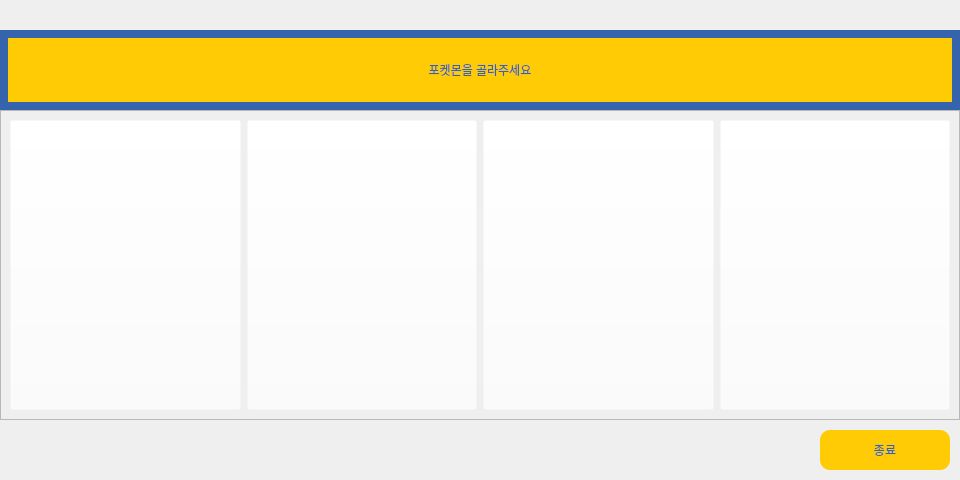
<?xml version="1.0" encoding="UTF-8"?>
<ui version="4.0">
 <class>Dialog</class>
 <widget class="QDialog" name="Dialog">
  <property name="geometry">
   <rect>
    <x>0</x>
    <y>0</y>
    <width>960</width>
    <height>480</height>
   </rect>
  </property>
  <property name="minimumSize">
   <size>
    <width>960</width>
    <height>480</height>
   </size>
  </property>
  <property name="maximumSize">
   <size>
    <width>960</width>
    <height>480</height>
   </size>
  </property>
  <property name="windowTitle">
   <string>Pokemon</string>
  </property>
  <property name="windowIcon">
   <iconset>
    <normaloff>icon/icon_pokemon96.png</normaloff>icon/icon_pokemon96.png</iconset>
  </property>
  <widget class="QPushButton" name="pushButton_esc">
   <property name="geometry">
    <rect>
     <x>820</x>
     <y>430</y>
     <width>130</width>
     <height>40</height>
    </rect>
   </property>
   <property name="styleSheet">
    <string notr="true">QPushButton{
	background-color: rgb(255, 203, 5);
	color: rgb(53, 100, 173);
	border-color: rgb(53, 100, 173);
	border-radius: 10px;
	font: 12pt &quot;휴먼매직체&quot;;
}</string>
   </property>
   <property name="text">
    <string>종료</string>
   </property>
  </widget>
  <widget class="QLabel" name="label">
   <property name="geometry">
    <rect>
     <x>0</x>
     <y>30</y>
     <width>960</width>
     <height>80</height>
    </rect>
   </property>
   <property name="styleSheet">
    <string notr="true">QLabel{
	background-color: rgb(255, 203, 5);
	color: rgb(53, 100, 173);
	border-color: rgb(53, 100, 173);
	font: 24pt &quot;휴먼매직체&quot;;
}</string>
   </property>
   <property name="frameShape">
    <enum>QFrame::Panel</enum>
   </property>
   <property name="lineWidth">
    <number>8</number>
   </property>
   <property name="text">
    <string>포켓몬을 골라주세요</string>
   </property>
   <property name="alignment">
    <set>Qt::AlignCenter</set>
   </property>
  </widget>
  <widget class="QFrame" name="frame_2">
   <property name="geometry">
    <rect>
     <x>0</x>
     <y>110</y>
     <width>960</width>
     <height>310</height>
    </rect>
   </property>
   <property name="frameShape">
    <enum>QFrame::StyledPanel</enum>
   </property>
   <property name="frameShadow">
    <enum>QFrame::Raised</enum>
   </property>
   <layout class="QHBoxLayout" name="horizontalLayout_2">
    <item>
     <widget class="QPushButton" name="pushButton_ppp">
      <property name="minimumSize">
       <size>
        <width>0</width>
        <height>290</height>
       </size>
      </property>
      <property name="styleSheet">
       <string notr="true">QPushButton{
	background-color: rgba(255, 255, 255, 0);
}
QPushButton:hover{
	background-color: rgba(255, 255, 255, 100);
}</string>
      </property>
      <property name="text">
       <string/>
      </property>
     </widget>
    </item>
    <item>
     <widget class="QPushButton" name="pushButton_fff">
      <property name="minimumSize">
       <size>
        <width>0</width>
        <height>290</height>
       </size>
      </property>
      <property name="styleSheet">
       <string notr="true">QPushButton{
	background-color: rgba(255, 255, 255, 0);
}
QPushButton:hover{
	background-color: rgba(255, 255, 255, 100);
}</string>
      </property>
      <property name="text">
       <string/>
      </property>
     </widget>
    </item>
    <item>
     <widget class="QPushButton" name="pushButton_kkk">
      <property name="minimumSize">
       <size>
        <width>0</width>
        <height>290</height>
       </size>
      </property>
      <property name="styleSheet">
       <string notr="true">QPushButton{
	background-color: rgba(255, 255, 255, 0);
}
QPushButton:hover{
	background-color: rgba(255, 255, 255, 100);
}</string>
      </property>
      <property name="text">
       <string/>
      </property>
     </widget>
    </item>
    <item>
     <widget class="QPushButton" name="pushButton_eee">
      <property name="minimumSize">
       <size>
        <width>0</width>
        <height>290</height>
       </size>
      </property>
      <property name="styleSheet">
       <string notr="true">QPushButton{
	background-color: rgba(255, 255, 255, 0);
}
QPushButton:hover{
	background-color: rgba(255, 255, 255, 100);
}</string>
      </property>
      <property name="text">
       <string/>
      </property>
     </widget>
    </item>
   </layout>
  </widget>
  <widget class="QFrame" name="frame">
   <property name="geometry">
    <rect>
     <x>0</x>
     <y>110</y>
     <width>960</width>
     <height>310</height>
    </rect>
   </property>
   <property name="frameShape">
    <enum>QFrame::StyledPanel</enum>
   </property>
   <property name="frameShadow">
    <enum>QFrame::Raised</enum>
   </property>
   <layout class="QHBoxLayout" name="horizontalLayout">
    <item>
     <widget class="QLabel" name="label_ppp">
      <property name="styleSheet">
       <string notr="true"/>
      </property>
      <property name="text">
       <string/>
      </property>
      <property name="alignment">
       <set>Qt::AlignCenter</set>
      </property>
     </widget>
    </item>
    <item>
     <widget class="QLabel" name="label_fff">
      <property name="styleSheet">
       <string notr="true"/>
      </property>
      <property name="text">
       <string/>
      </property>
      <property name="alignment">
       <set>Qt::AlignCenter</set>
      </property>
     </widget>
    </item>
    <item>
     <widget class="QLabel" name="label_kkk">
      <property name="styleSheet">
       <string notr="true"/>
      </property>
      <property name="text">
       <string/>
      </property>
      <property name="alignment">
       <set>Qt::AlignCenter</set>
      </property>
     </widget>
    </item>
    <item>
     <widget class="QLabel" name="label_eee">
      <property name="styleSheet">
       <string notr="true"/>
      </property>
      <property name="text">
       <string/>
      </property>
      <property name="alignment">
       <set>Qt::AlignCenter</set>
      </property>
     </widget>
    </item>
   </layout>
  </widget>
  <zorder>frame</zorder>
  <zorder>pushButton_esc</zorder>
  <zorder>label</zorder>
  <zorder>frame_2</zorder>
 </widget>
 <resources/>
 <connections/>
</ui>
